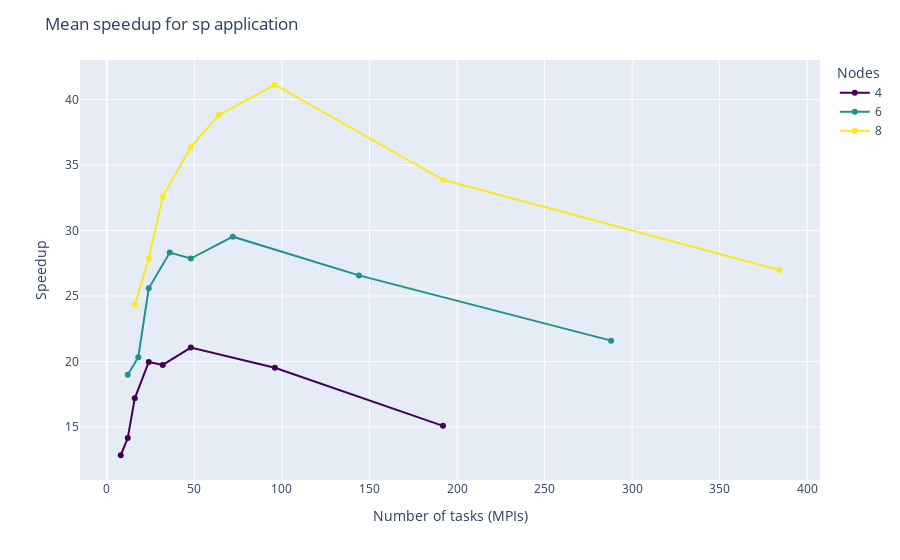

Write notebook code for a chart like this one.
### Markdown cell above
## Speedup vs ntasks (MPIs)

### Code cell
fig = px.line(x=sp['ntasks'], y=sp['empirical speedup'],
                markers=True,
                color=sp['nodes'],
                color_discrete_sequence=['#440154', '#21918c', '#fde725'])

# change the title
fig.update_layout(title='Mean speedup for sp application',
                    legend_title_text='Nodes',
                    xaxis_title='Number of tasks (MPIs)',
                    yaxis_title='Speedup')

                    

fig.show()
# save the figure as a png file
fig.write_image("Figures/mean_speedup_sp.png")

### Figure 1 — Plotly figure (JSON) as saved in the notebook; plotly's stock layout.template omitted (floating-point values rounded to 4 significant figures)
{"data": [{"hovertemplate": "color=4<br>x=%{x}<br>y=%{y}<extra></extra>", "legendgroup": "4", "line": {"color": "#440154", "dash": "solid"}, "marker": {"symbol": "circle"}, "mode": "markers+lines", "name": "4", "orientation": "v", "showlegend": true, "type": "scatter", "x": [8, 12, 16, 24, 32, 48, 96, 192], "xaxis": "x", "y": [12.84, 14.16, 17.19, 19.97, 19.74, 21.07, 19.52, 15.09], "yaxis": "y"}, {"hovertemplate": "color=6<br>x=%{x}<br>y=%{y}<extra></extra>", "legendgroup": "6", "line": {"color": "#21918c", "dash": "solid"}, "marker": {"symbol": "circle"}, "mode": "markers+lines", "name": "6", "orientation": "v", "showlegend": true, "type": "scatter", "x": [12, 18, 24, 36, 48, 72, 144, 288], "xaxis": "x", "y": [18.98, 20.32, 25.59, 28.32, 27.86, 29.53, 26.57, 21.59], "yaxis": "y"}, {"hovertemplate": "color=8<br>x=%{x}<br>y=%{y}<extra></extra>", "legendgroup": "8", "line": {"color": "#fde725", "dash": "solid"}, "marker": {"symbol": "circle"}, "mode": "markers+lines", "name": "8", "orientation": "v", "showlegend": true, "type": "scatter", "x": [16, 24, 32, 48, 64, 96, 192, 384], "xaxis": "x", "y": [24.33, 27.86, 32.59, 36.37, 38.82, 41.13, 33.87, 26.99], "yaxis": "y"}], "layout": {"legend": {"title": {"text": "Nodes"}, "tracegroupgap": 0}, "margin": {"t": 60}, "title": {"text": "Mean speedup for sp application"}, "xaxis": {"anchor": "y", "domain": [0, 1], "title": {"text": "Number of tasks (MPIs)"}}, "yaxis": {"anchor": "x", "domain": [0, 1], "title": {"text": "Speedup"}}}}
